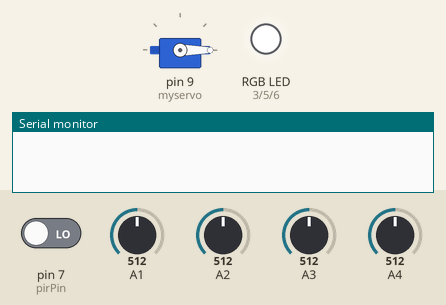
The sketch below on a simulated Arduino Uno, built with avr-gcc and run on an emulated ATmega328P. On the bench: servo, an RGB LED mixed from three pins (HIGH = lit), the last lines printed to the serial monitor. Inputs (shaded band) come from the test bench; at power-on: pin 7 (pirPin) LOW, A1 = 512, A2 = 512, A3 = 512, A4 = 512.

Above: at 1.2 s.
1.3 s: pin 7 (pirPin) driven HIGH
At 1.8 s:
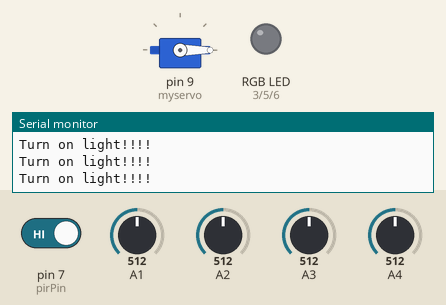
Timing chart, 0 to 2.0 s (numbered marks = the images above; inputs shaded):
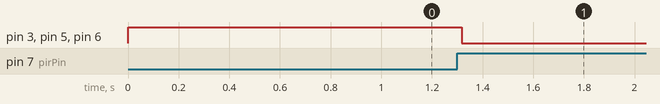

The sketch:

test_led_strip_sensor_touch.ino
```cpp
#include <Servo.h>

/******** colors workING **********
 * the process of RGB is inverted
 * so R 255 G 255 B 255 == black
 * and R 0 G 0 B 0 == White
 * Red:   R 0 / G 255 / B 255
 * Green: R 255 / G 0 / B 255
 * Blue:  R 255 / G 255 / B 0
*/

//Define pins PWM of the arduino to RGB control
#define R 3
#define G 5
#define B 6
#define THRES 200
#define SAMPLES 20

typedef struct touchPad{
  int pin;
  int unpValue;
  int value;
  char state=0, prevState=0;
  char toggleState=0;
};

//Sensor PIR defines
int pirPin = 7; // Input for HC-S501
int pirValue; // Place to store read PIR Value
bool isTurnOn = false;
bool isTryPassword = false;

//Define password sequence
int touch1 = 0;
int touch2 = 1;
int touch3 = 2;
int touch4 = 3;

int password[] = {touch2,touch4,touch1,touch3};
int sequence[4];
int indexSequence = 0;
int sequenceCount = 0;

//RGB
int greenTons[] = {192,126,63,0};
// variables to hold the LED color
int rVal = 254;
int gVal = 1;
int bVal = 127;

int rDir = -1;
int gDir = 1;
int bDir = -1;
bool isFade = false;

//strct sensor touch
touchPad touchPad1, touchPad2, touchPad3, touchPad4;

//Servo
Servo myservo;

//Time
long waitTouch = 5000;
unsigned long countTouch = 0;

void setup() {
  //Init monitoring
  Serial.begin(9600);

  /* Set A0 pull-up resistor, used to charge internal capacitor */
  pinMode(A0, INPUT_PULLUP);
  analogRead(A0);

  //init sensor
  pinMode(pirPin, INPUT);

  //init LED strip - must be PWM to receive values between 0 and 255
  pinMode(R, OUTPUT);
  pinMode(G, OUTPUT);
  pinMode(B, OUTPUT);

 /* Initialize sensors */
  touchPadInit(&touchPad1, A1);
  touchPadInit(&touchPad2, A2);
  touchPadInit(&touchPad3, A3);
  touchPadInit(&touchPad4, A4);

  /* Initialize Servo */
  myservo.attach(9);
  myservo.write(0);
}

void loop() {
  // put your main code here, to run repeatedly:
  pirValue = digitalRead(pirPin);
  if(isTryPassword == false) {
    turningOnOffLight(pirValue);
  }

  if(isFade == true) {
    fade();
  }

  verifyTouch();
  verifyWaitTouch();
}


 /*******************************************************************************
 * #########################         FUNCTIONS        #########################
 *******************************************************************************/

void turningOnOffLight(int pirValue) {
  if(pirValue == 1){
    analogWrite(R, 0);
    analogWrite(G, 0);
    analogWrite(B, 0);
    isTurnOn = true;
    Serial.println("Turn on light!!!!");
  } else {
    analogWrite(R, 255);
    analogWrite(G, 255);
    analogWrite(B, 255);
    isTurnOn = false;
  }
}

void reset() {
  indexSequence = 0;
  sequenceCount = 0;
  isTryPassword = false;
  analogWrite(R, 255);
  analogWrite(G, 255);
  analogWrite(B, 255);
}

void rightPassword() {
  //fade in cena RGB
  openTheDoor();
  reset();
}

void verifyWaitTouch() {
  if((millis() - countTouch) > waitTouch){
    reset();
  }
}

 /*******************************************************************************
 * Validation
 *******************************************************************************/

void verifyTouch() {
 /* Scan sensors */
  touchPadScan(&touchPad1);
  touchPadScan(&touchPad2);
  touchPadScan(&touchPad3);
  touchPadScan(&touchPad4);

  if(touchPad1.state == 1) {
    Serial.println("Touch 1");
    sequence[indexSequence] = touch1;
    validatePassword();
  }

  if(touchPad2.state == 1) {
    Serial.println("Touch 2");
    sequence[indexSequence] = touch2;
    validatePassword();
  }

  if(touchPad3.state == 1) {
    Serial.println("Touch 3");
    sequence[indexSequence] = touch3;
    validatePassword();
  }

  if(touchPad4.state == 1) {
    Serial.println("Touch 4");
    sequence[indexSequence] = touch4;
    validatePassword();
  }
}

void validatePassword() {
  //Init wait touch
  countTouch = millis();
  isTurnOn == false;

  sequenceCount++;
  delay(500);
  bool validate = true;
  isTryPassword = true;
  for(int i=0; i<sequenceCount; i++) {
    if(password[i] != sequence[i]) {
      validate = false;
    }
  }

  if(validate == true) {
    if(isPasswordFinish() == true) {
      rightPassword();
    }
    showRightSequenceFeedback();
  } else {
    showWrongSequenceFeedback();
  }
}

bool isPasswordFinish() {
  if(sequenceCount == 4){
    return true;
  }
  return false;
}

 /*******************************************************************************
 * RGB
 *******************************************************************************/

void showRightSequenceFeedback() {
  Serial.println("showRightSequenceFeedback");
  analogWrite(R, 255);
  analogWrite(G, greenTons[indexSequence]);
  analogWrite(B, 255);
  indexSequence++;
}

void showWrongSequenceFeedback() {
  Serial.println("showWrongSequenceFeedback");
  analogWrite(R, 0);
  analogWrite(G, 255);
  analogWrite(B, 255);
  delay(2000);
  reset();
}

void fade() {
  // PWM the LED
  // when using a common anode RGB LED like the ones in
  // your kits, you create a voltage difference across
  // each diode to light up the LED, that is, a PWM value
  // of 255 will turn that light off, while a PWM value of 0
  // will turn that light on fully.

  analogWrite(R, rVal);
  analogWrite(G, gVal);
  analogWrite(B, bVal);

  // change the values of the LEDs
  rVal = rVal + rDir;
  gVal = gVal + gDir;
  bVal = bVal + bDir;

  // for each color, change direction if
  // you reached 0 or 255
  if (rVal >= 255 || rVal <= 0) {
    rDir = rDir * -1;
  }

  if (gVal >= 255 || gVal <= 0) {
    gDir = gDir * -1;
  }

  if (bVal >= 255 || bVal <= 0) {
    bDir = bDir * -1;
  }

  // slight delay so it doesn't rotate color too quicky
  delay(33);
}


/*******************************************************************************
 * Servo
 *******************************************************************************/
void openTheDoor() {
  myservo.write(70);
  delay(10000);
  myservo.write(0);
}


 /*******************************************************************************
 * Touch sensor
 *******************************************************************************/

void touchPadInit(touchPad *pad, int pin){
  pad->pin=pin;
  pad->unpValue = (sampleB(pin) - sampleA(pin));
  DIDR0 |= 1;
  DIDR0 |= 1<<(pin-A0);
}

int sampleA(int sensePin){
  /* Sample capacitor is charged to VCC
   * via A0 pull-up resistor, touch pad
   * is discharged by pulling pin low
   */
  ADMUX = 0b01000000;
  pinMode(sensePin, OUTPUT);
  digitalWrite(sensePin, 0);

  pinMode(sensePin, INPUT);
  ADMUX = 0b01000000 | sensePin-A0;

  ADCSRA |= 1<<ADSC;
  while((ADCSRA & (1<<ADSC)) != 0);

  return ADC;
}

int sampleB(int sensePin){
  /* Sample capacitor is discharged by selecting
   * GND as ADC input, touch pad is charged to VCC
   * via pin pull-up resistor
   */
  ADMUX = 0b01001111;
  pinMode(sensePin, INPUT_PULLUP);

  pinMode(sensePin, INPUT);
  ADMUX = 0b01000000 | sensePin-A0;

  ADCSRA |= 1<<ADSC;
  while((ADCSRA & (1<<ADSC)) != 0);

  return ADC;
}

void touchPadScan(touchPad *pad){
  static float AA, BB;

  AA=0;
  BB=0;

  /* Get some readings from sensor and calculate average */
  for(int i=0; i<SAMPLES; i++){
    AA += sampleA(pad->pin);
    BB += sampleB(pad->pin);
  }

  AA /= SAMPLES;
  BB /= SAMPLES;

  pad->value = (BB - AA);

  /* Member unpValue is a running average of the unpressed readings.
   * A sudden change in sensor reading is interpreted as a touch
   */
  if(pad->value > (pad->unpValue + THRES))
    pad->state=1;
  else{
    pad->state=0;
    pad->unpValue=((float)pad->unpValue*0.9)+((float)pad->value*0.1);
  }

  if(pad->state == 1 && pad->prevState == 0)
    pad->toggleState = !pad->toggleState;

  pad->prevState = pad->state;
}
```
